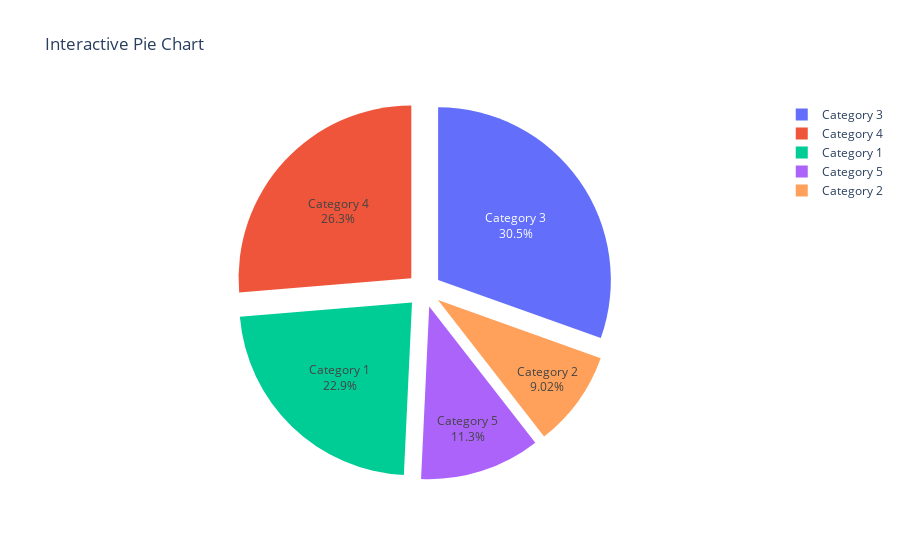

Source (notebook cell):
### Markdown cell above
---
#### 20. Using Plotly, create an interactive pie chart of randomly generated data, add labels and percentages, set the title as 'Interactive Pie Chart'.

### Code cell
import numpy as np
import plotly.express as px

np.random.seed(42)
labels = [f'Category {i}' for i in range(1, 6)]
values = np.random.randint(10, 100, size=5)

fig = px.pie(
    names=labels,
    values=values,
    title='Interactive Pie Chart',
    labels={'names': 'Category', 'values': 'Value'}
)

fig.update_traces(
    textinfo='label+percent',  
    pull=[0.1, 0.1, 0.1, 0.1, 0.1] 
)

fig.show()

### Figure 1 — Plotly figure (JSON) as saved in the notebook; plotly's stock layout.template omitted (floating-point values rounded to 4 significant figures)
{"data": [{"domain": {"x": [0, 1], "y": [0, 1]}, "hovertemplate": "Category=%{label}<br>Value=%{value}<extra></extra>", "labels": ["Category 1", "Category 2", "Category 3", "Category 4", "Category 5"], "legendgroup": "", "name": "", "pull": [0.1, 0.1, 0.1, 0.1, 0.1], "showlegend": true, "textinfo": "label+percent", "type": "pie", "values": [61, 24, 81, 70, 30]}], "layout": {"legend": {"tracegroupgap": 0}, "title": {"text": "Interactive Pie Chart"}}}
